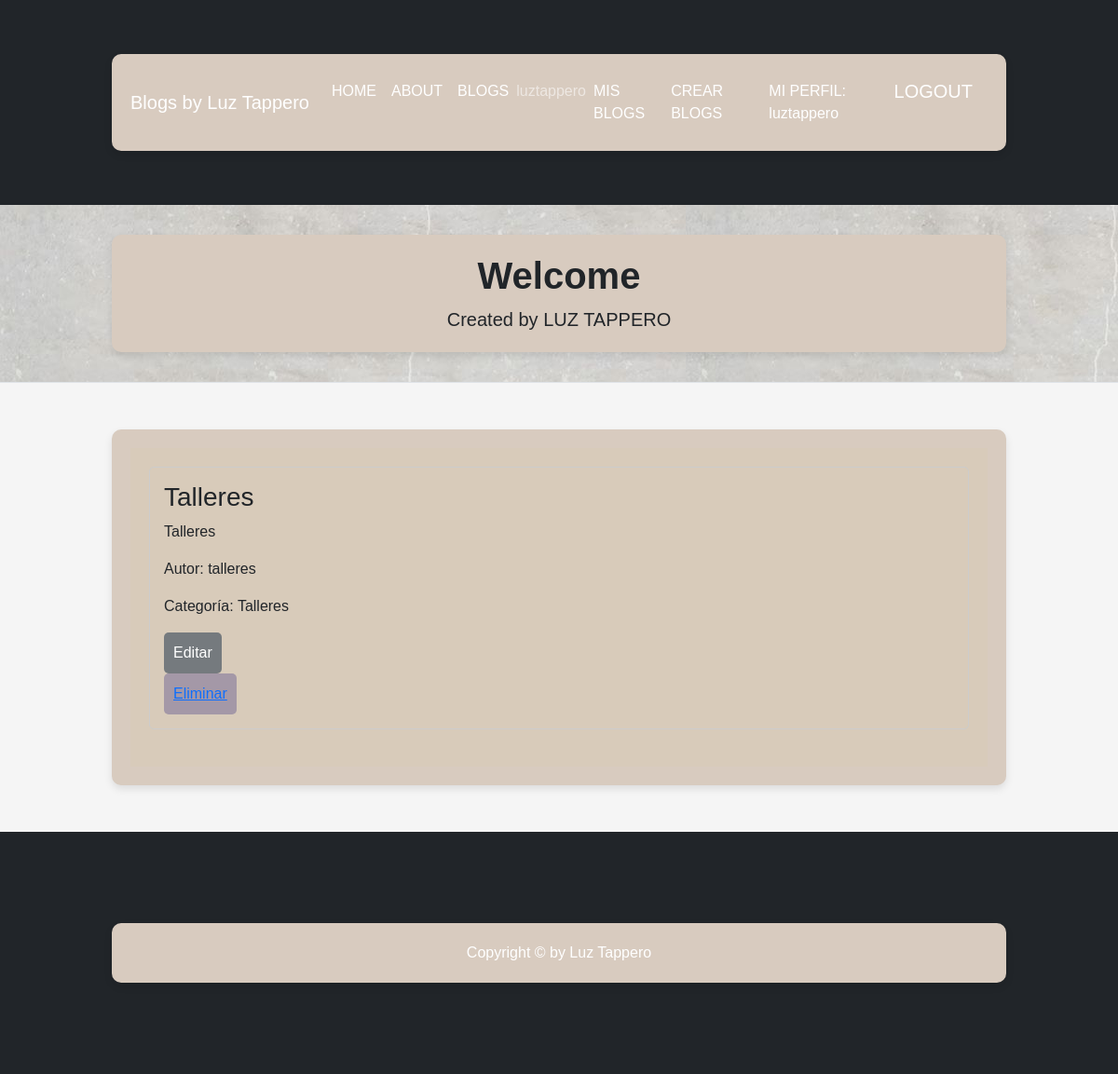
The app's page /mis_blog_list/1/ (signed in), older data.
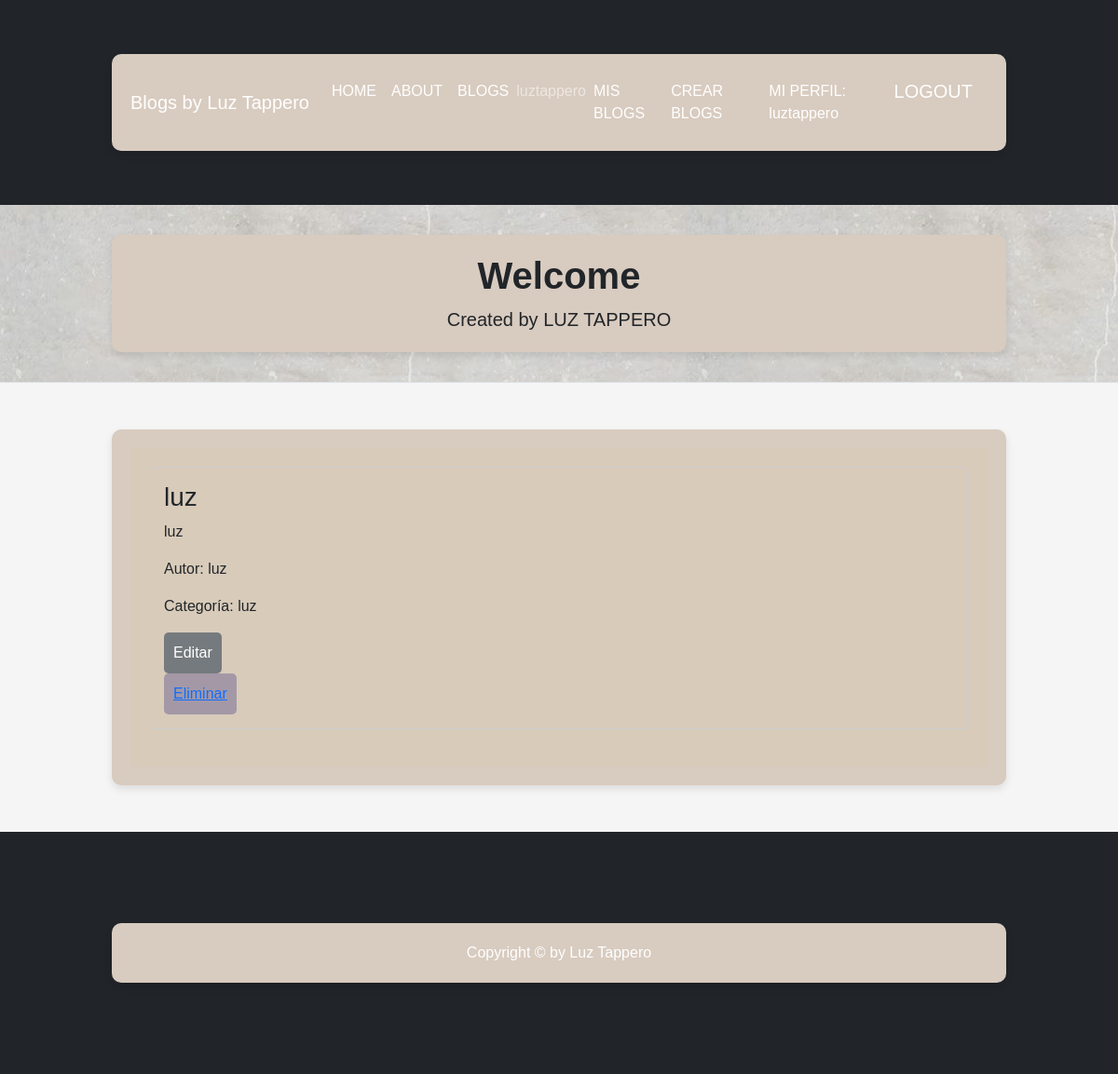
The same page, newer data.
### Blog/models.py (models this page shows, shortened)
class Blog(models.Model):
    titulo= models.CharField(max_length=255)
    descripcion= models.CharField(max_length=5000)
    autor=models.CharField(max_length=255)
    categoria= models.CharField(max_length=255)
    usuario= models.ForeignKey(User, on_delete= models.CASCADE)

### Blog/views.py (the view)
# urls.py: path('mis_blog_list/<id>/', views.MisBlogList, name= 'mis_blog_list'),
@login_required
def MisBlogList(request, id=None):
    if id:
        user = User.objects.get(id=id)
        mis_blogs = Blog.objects.filter(usuario= user).all()
        context= {'blogs': mis_blogs}
        return render (request, 'Blog/mis_blog_list.html', context)
    else:
        return HttpResponse("ID no proporcionado en la URL.")

### Blog/templates/Blog/mis_blog_list.html (shortened to what this page needs)
{% extends 'Blog/blog.html' %}
{% block contenidoQueCambia %}
    <div class="blog-container">
        {% if blogs %}
            <ul class="blog-list">
                {% for blog in blogs %}
                    <li class="blog-item">
                        <div>
                            <h3>{{ blog.titulo }}</h3>
                            <p>{{ blog.descripcion }}</p>
                            <p>Autor: {{ blog.autor }}</p>
                            <p>Categoría: {{ blog.categoria }}</p>
                            <div class="buttons-container">
                                <form action="{% url 'blog_update' blog.pk %}" method="POST">
                                    <button type="submit" class="edit-button">Editar</button>
                                </form>
                                <button class="delete-button">
                                    <a href="{% url 'blog_delete' blog.pk%}">Eliminar</a>
                                </button>
                            </div>
                        </div>
                    </li>
                {% endfor %}
            </ul>
        {% else %}
        <h1>No existen blogs en la BBDD</h1>
        {% endif %}
    </div>
{% endblock %}

Row changes from the older to the newer data that the page shows:
removed Blog: titulo "Talleres", descripcion "Talleres", autor "talleres", categoria "Talleres"
added Blog: titulo "luz", descripcion "luz", autor "luz", categoria "luz"
